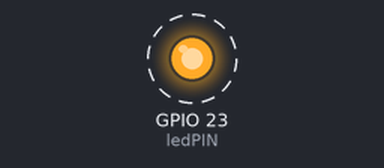
This sketch was run on a simulated ESP32. Parts: output pins drawn as LEDs (lit = HIGH). Dashed ring = blinking. What the sketch prints to the serial monitor is not drawn.

Above: at 1.2 s.
Timing chart, 0 to 4.0 s (numbered marks = the images above):
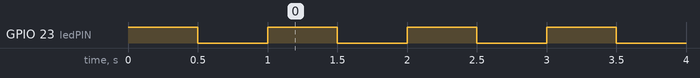

Measured:
- by itself, GPIO 23 (ledPIN): alternates HIGH for 0.50 s and LOW for 0.50 s

The sketch:

esp32_basic_threads.ino
```cpp
// each task needs a task handler
TaskHandle_t task1;
TaskHandle_t task2;

// LED Pin, use GPIO numbering
const int ledPIN = 23;

void setup()
{
  Serial.begin(115200);
  pinMode(ledPIN, OUTPUT);

  // taskOne() on first core (Core 0), Prio: 1
  xTaskCreatePinnedToCore(
      taskOne,   // task function -> taskOne()
      "TaskOne", // name of the task
      10000,     // stack size in words
      NULL,      // task input parameter
      1,         // priority
      &task1,    // task handler
      0);        // task should use fisrt core (core 0)
  delay(500);

  // taskTwo() on second Core (Core 1), Prio: 1
  xTaskCreatePinnedToCore(
      taskTwo,   // task function -> taskTow()
      "TaskTwo", // name of the task
      10000,     // stack size in words
      NULL,      // task input parameter
      1,         // priority
      &task2,    // task handler
      1);        // task should use second core (core 1)
  delay(500);
}

// taskOne: LED should blink
void taskOne(void *optionalArgs)
{
  for (;;) // 'for' loop without initialization. Therefore, for (;;) is a kind of infinite loop that is equivalent to 'while' (true) as there is no needed test condition
  {
    digitalWrite(ledPIN, HIGH);
    delay(500);
    digitalWrite(ledPIN, LOW);
    delay(500);
  }
}

// taskTwo: serial output
void taskTwo(void *optionalArgs)
{
  Serial.print("Task 2 runs on core ");
  Serial.println(xPortGetCoreID());
  for (;;) // infinite loop
  {
    Serial.println("LED on");
    delay(500);
    Serial.println("LED off");
    delay(500);
  }
}

void loop()
{
  // not needed
}
```
